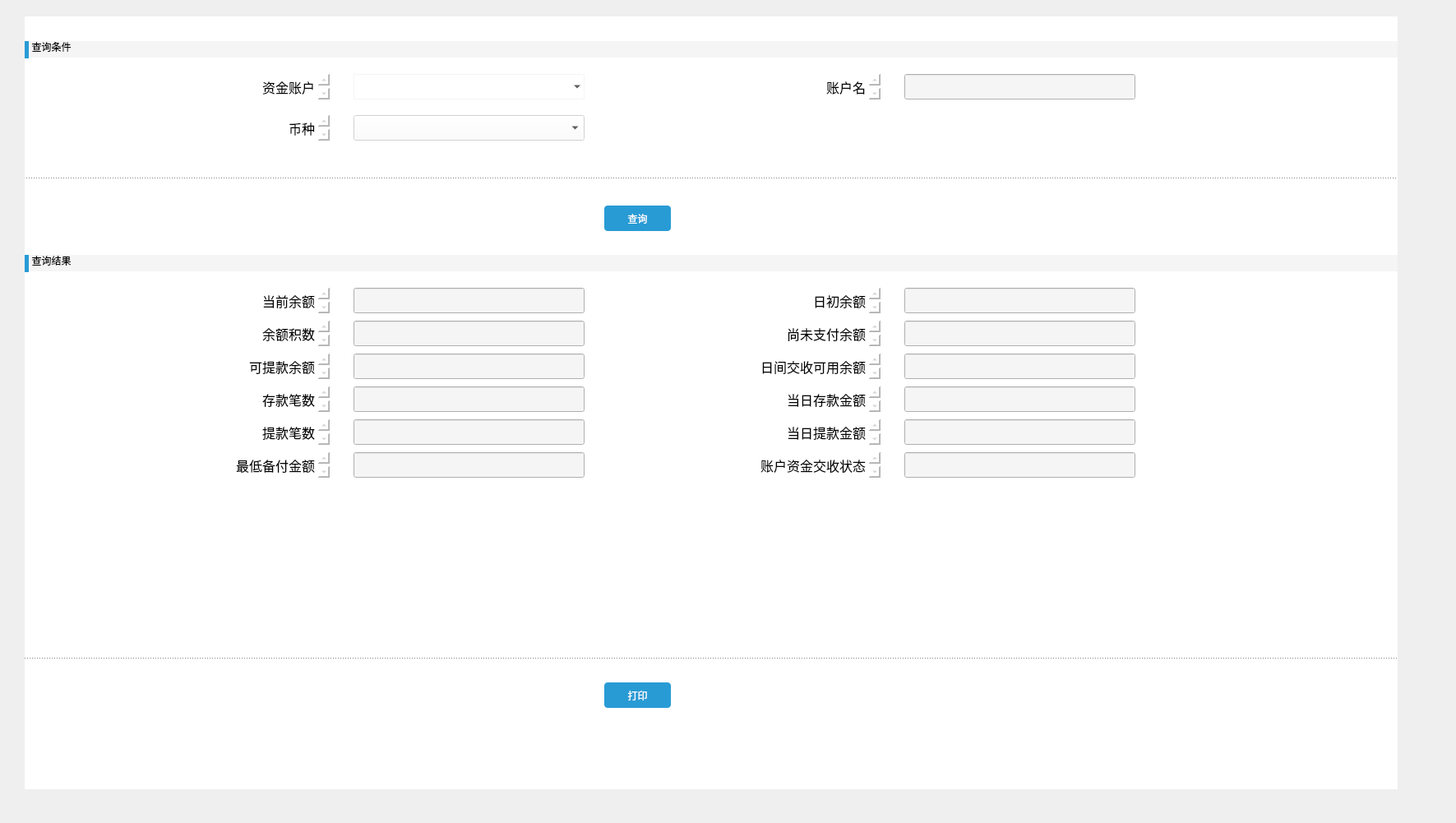
   <widget class="QWidget" name="widget_3" native="true">
    <property name="geometry">
     <rect>
      <x>150</x>
      <y>0</y>
      <width>1771</width>
      <height>1001</height>
     </rect>
    </property>
    <widget class="QWidget" name="widget_4" native="true">
     <property name="geometry">
      <rect>
       <x>30</x>
       <y>20</y>
       <width>1670</width>
       <height>940</height>
      </rect>
     </property>
     <property name="styleSheet">
      <string notr="true">background-color: rgb(255, 255, 255);</string>
     </property>
     <widget class="QLineEdit" name="lineEdit_5">
      <property name="enabled">
       <bool>false</bool>
      </property>
      <property name="geometry">
       <rect>
        <x>0</x>
        <y>30</y>
        <width>1721</width>
        <height>20</height>
       </rect>
      </property>
      <property name="autoFillBackground">
       <bool>false</bool>
      </property>
      <property name="styleSheet">
       <string notr="true">background-color:rgb(245,245,245); 
color:rgb(0, 0, 0);</string>
      </property>
      <property name="text">
       <string>  查询条件</string>
      </property>
      <property name="frame">
       <bool>false</bool>
      </property>
     </widget>
     <widget class="QTextEdit" name="textEdit">
      <property name="enabled">
       <bool>false</bool>
      </property>
      <property name="geometry">
       <rect>
        <x>240</x>
        <y>70</y>
        <width>131</width>
        <height>31</height>
       </rect>
      </property>
      <property name="styleSheet">
       <string notr="true">color: rgb(0, 0, 0)</string>
      </property>
      <property name="frameShape">
       <enum>QFrame::NoFrame</enum>
      </property>
      <property name="html">
       <string>&lt;!DOCTYPE HTML PUBLIC &quot;-//W3C//DTD HTML 4.0//EN&quot; &quot;http://www.w3.org/TR/REC-html40/strict.dtd&quot;&gt;
&lt;html&gt;&lt;head&gt;&lt;meta name=&quot;qrichtext&quot; content=&quot;1&quot; /&gt;&lt;meta charset=&quot;utf-8&quot; /&gt;&lt;style type=&quot;text/css&quot;&gt;
p, li { white-space: pre-wrap; }
hr { height: 1px; border-width: 0; }
li.unchecked::marker { content: &quot;\2610&quot;; }
li.checked::marker { content: &quot;\2612&quot;; }
&lt;/style&gt;&lt;/head&gt;&lt;body style=&quot; font-family:'Microsoft YaHei UI'; font-size:9pt; font-weight:400; font-style:normal;&quot;&gt;
&lt;p align=&quot;right&quot; style=&quot; margin-top:0px; margin-bottom:0px; margin-left:0px; margin-right:0px; -qt-block-indent:0; text-indent:0px;&quot;&gt;&lt;span style=&quot; font-family:'SimSun'; font-size:12pt;&quot;&gt;资金账户&lt;/span&gt;&lt;/p&gt;&lt;/body&gt;&lt;/html&gt;</string>
      </property>
     </widget>
     <widget class="QComboBox" name="comboBox">
      <property name="geometry">
       <rect>
        <x>400</x>
        <y>70</y>
        <width>281</width>
        <height>31</height>
       </rect>
      </property>
      <property name="styleSheet">
       <string notr="true">border: 1px solid rgb(245,245,245);
background: transparent;</string>
      </property>
      <property name="editable">
       <bool>false</bool>
      </property>
      <property name="frame">
       <bool>true</bool>
      </property>
     </widget>
     <widget class="QTextEdit" name="textEdit_2">
      <property name="enabled">
       <bool>false</bool>
      </property>
      <property name="geometry">
       <rect>
        <x>240</x>
        <y>120</y>
        <width>131</width>
        <height>31</height>
       </rect>
      </property>
      <property name="styleSheet">
       <string notr="true">color: rgb(0, 0, 0)</string>
      </property>
      <property name="frameShape">
       <enum>QFrame::NoFrame</enum>
      </property>
      <property name="html">
       <string>&lt;!DOCTYPE HTML PUBLIC &quot;-//W3C//DTD HTML 4.0//EN&quot; &quot;http://www.w3.org/TR/REC-html40/strict.dtd&quot;&gt;
&lt;html&gt;&lt;head&gt;&lt;meta name=&quot;qrichtext&quot; content=&quot;1&quot; /&gt;&lt;meta charset=&quot;utf-8&quot; /&gt;&lt;style type=&quot;text/css&quot;&gt;
p, li { white-space: pre-wrap; }
hr { height: 1px; border-width: 0; }
li.unchecked::marker { content: &quot;\2610&quot;; }
li.checked::marker { content: &quot;\2612&quot;; }
&lt;/style&gt;&lt;/head&gt;&lt;body style=&quot; font-family:'Microsoft YaHei UI'; font-size:9pt; font-weight:400; font-style:normal;&quot;&gt;
&lt;p align=&quot;right&quot; style=&quot; margin-top:0px; margin-bottom:0px; margin-left:0px; margin-right:0px; -qt-block-indent:0; text-indent:0px;&quot;&gt;&lt;span style=&quot; font-family:'SimSun'; font-size:12pt;&quot;&gt;币种&lt;/span&gt;&lt;/p&gt;&lt;/body&gt;&lt;/html&gt;</string>
      </property>
     </widget>
     <widget class="QComboBox" name="comboBox_2">
      <property name="enabled">
       <bool>false</bool>
      </property>
      <property name="geometry">
       <rect>
        <x>400</x>
        <y>120</y>
        <width>281</width>
        <height>31</height>
       </rect>
      </property>
      <property name="styleSheet">
       <string>color: rgb(0, 0, 0);</string>
      </property>
     </widget>
     <widget class="QTextEdit" name="textEdit_3">
      <property name="enabled">
       <bool>false</bool>
      </property>
      <property name="geometry">
       <rect>
        <x>960</x>
        <y>70</y>
        <width>81</width>
        <height>31</height>
       </rect>
      </property>
      <property name="styleSheet">
       <string notr="true">color: rgb(0, 0, 0)</string>
      </property>
      <property name="frameShape">
       <enum>QFrame::NoFrame</enum>
      </property>
      <property name="html">
       <string>&lt;!DOCTYPE HTML PUBLIC &quot;-//W3C//DTD HTML 4.0//EN&quot; &quot;http://www.w3.org/TR/REC-html40/strict.dtd&quot;&gt;
&lt;html&gt;&lt;head&gt;&lt;meta name=&quot;qrichtext&quot; content=&quot;1&quot; /&gt;&lt;meta charset=&quot;utf-8&quot; /&gt;&lt;style type=&quot;text/css&quot;&gt;
p, li { white-space: pre-wrap; }
hr { height: 1px; border-width: 0; }
li.unchecked::marker { content: &quot;\2610&quot;; }
li.checked::marker { content: &quot;\2612&quot;; }
&lt;/style&gt;&lt;/head&gt;&lt;body style=&quot; font-family:'Microsoft YaHei UI'; font-size:9pt; font-weight:400; font-style:normal;&quot;&gt;
&lt;p align=&quot;right&quot; style=&quot; margin-top:0px; margin-bottom:0px; margin-left:0px; margin-right:0px; -qt-block-indent:0; text-indent:0px;&quot;&gt;&lt;span style=&quot; font-family:'SimSun'; font-size:12pt;&quot;&gt;账户名称&lt;/span&gt;&lt;/p&gt;&lt;/body&gt;&lt;/html&gt;</string>
      </property>
     </widget>
     <widget class="Line" name="line">
      <property name="geometry">
       <rect>
        <x>-10</x>
        <y>196</y>
        <width>1741</width>
        <height>5</height>
       </rect>
      </property>
      <property name="styleSheet">
       <string notr="true">border-top: 1px dashed #000;</string>
      </property>
      <property name="lineWidth">
       <number>0</number>
      </property>
      <property name="orientation">
       <enum>Qt::Horizontal</enum>
      </property>
     </widget>
     <widget class="QLineEdit" name="lineEdit_6">
      <property name="enabled">
       <bool>false</bool>
      </property>
      <property name="geometry">
       <rect>
        <x>0</x>
        <y>290</y>
        <width>1721</width>
        <height>20</height>
       </rect>
      </property>
      <property name="autoFillBackground">
       <bool>false</bool>
      </property>
      <property name="styleSheet">
       <string notr="true">background-color:rgb(245,245,245);
color:rgb(0, 0, 0);</string>
      </property>
      <property name="text">
       <string>  查询结果</string>
      </property>
      <property name="frame">
       <bool>false</bool>
      </property>
     </widget>
     <widget class="QPushButton" name="pushButton_5">
      <property name="geometry">
       <rect>
        <x>700</x>
        <y>220</y>
        <width>91</width>
        <height>51</height>
       </rect>
      </property>
      <property name="styleSheet">
       <string notr="true">margin: 10px 5px;
  background-color: #289bd5;
  color: #fff;
  border-radius: 4px;
  padding: 5px 10px;
  border: none;</string>
      </property>
      <property name="text">
       <string>查询</string>
      </property>
     </widget>
     <widget class="QTextEdit" name="textEdit_4">
      <property name="enabled">
       <bool>false</bool>
      </property>
      <property name="geometry">
       <rect>
        <x>240</x>
        <y>330</y>
        <width>131</width>
        <height>31</height>
       </rect>
      </property>
      <property name="styleSheet">
       <string notr="true">color: rgb(0, 0, 0);</string>
      </property>
      <property name="frameShape">
       <enum>QFrame::NoFrame</enum>
      </property>
      <property name="html">
       <string>&lt;!DOCTYPE HTML PUBLIC &quot;-//W3C//DTD HTML 4.0//EN&quot; &quot;http://www.w3.org/TR/REC-html40/strict.dtd&quot;&gt;
&lt;html&gt;&lt;head&gt;&lt;meta name=&quot;qrichtext&quot; content=&quot;1&quot; /&gt;&lt;meta charset=&quot;utf-8&quot; /&gt;&lt;style type=&quot;text/css&quot;&gt;
p, li { white-space: pre-wrap; }
hr { height: 1px; border-width: 0; }
li.unchecked::marker { content: &quot;\2610&quot;; }
li.checked::marker { content: &quot;\2612&quot;; }
&lt;/style&gt;&lt;/head&gt;&lt;body style=&quot; font-family:'Microsoft YaHei UI'; font-size:9pt; font-weight:400; font-style:normal;&quot;&gt;
&lt;p align=&quot;right&quot; style=&quot; margin-top:0px; margin-bottom:0px; margin-left:0px; margin-right:0px; -qt-block-indent:0; text-indent:0px;&quot;&gt;&lt;span style=&quot; font-family:'SimSun'; font-size:12pt;&quot;&gt;当前余额&lt;/span&gt;&lt;/p&gt;&lt;/body&gt;&lt;/html&gt;</string>
      </property>
     </widget>
     <widget class="QTextEdit" name="textEdit_5">
      <property name="enabled">
       <bool>false</bool>
      </property>
      <property name="geometry">
       <rect>
        <x>240</x>
        <y>410</y>
        <width>131</width>
        <height>31</height>
       </rect>
      </property>
      <property name="styleSheet">
       <string notr="true">color: rgb(0, 0, 0);</string>
      </property>
      <property name="frameShape">
       <enum>QFrame::NoFrame</enum>
      </property>
      <property name="html">
       <string>&lt;!DOCTYPE HTML PUBLIC &quot;-//W3C//DTD HTML 4.0//EN&quot; &quot;http://www.w3.org/TR/REC-html40/strict.dtd&quot;&gt;
&lt;html&gt;&lt;head&gt;&lt;meta name=&quot;qrichtext&quot; content=&quot;1&quot; /&gt;&lt;meta charset=&quot;utf-8&quot; /&gt;&lt;style type=&quot;text/css&quot;&gt;
p, li { white-space: pre-wrap; }
hr { height: 1px; border-width: 0; }
li.unchecked::marker { content: &quot;\2610&quot;; }
li.checked::marker { content: &quot;\2612&quot;; }
&lt;/style&gt;&lt;/head&gt;&lt;body style=&quot; font-family:'Microsoft YaHei UI'; font-size:9pt; font-weight:400; font-style:normal;&quot;&gt;
&lt;p align=&quot;right&quot; style=&quot; margin-top:0px; margin-bottom:0px; margin-left:0px; margin-right:0px; -qt-block-indent:0; text-indent:0px;&quot;&gt;&lt;span style=&quot; font-family:'SimSun'; font-size:12pt;&quot;&gt;可提款余额&lt;/span&gt;&lt;/p&gt;&lt;/body&gt;&lt;/html&gt;</string>
      </property>
     </widget>
     <widget class="QTextEdit" name="textEdit_6">
      <property name="enabled">
       <bool>false</bool>
      </property>
      <property name="geometry">
       <rect>
        <x>240</x>
        <y>370</y>
        <width>131</width>
        <height>31</height>
       </rect>
      </property>
      <property name="styleSheet">
       <string notr="true">color: rgb(0, 0, 0);</string>
      </property>
      <property name="frameShape">
       <enum>QFrame::NoFrame</enum>
      </property>
      <property name="html">
       <string>&lt;!DOCTYPE HTML PUBLIC &quot;-//W3C//DTD HTML 4.0//EN&quot; &quot;http://www.w3.org/TR/REC-html40/strict.dtd&quot;&gt;
&lt;html&gt;&lt;head&gt;&lt;meta name=&quot;qrichtext&quot; content=&quot;1&quot; /&gt;&lt;meta charset=&quot;utf-8&quot; /&gt;&lt;style type=&quot;text/css&quot;&gt;
p, li { white-space: pre-wrap; }
hr { height: 1px; border-width: 0; }
li.unchecked::marker { content: &quot;\2610&quot;; }
li.checked::marker { content: &quot;\2612&quot;; }
&lt;/style&gt;&lt;/head&gt;&lt;body style=&quot; font-family:'Microsoft YaHei UI'; font-size:9pt; font-weight:400; font-style:normal;&quot;&gt;
&lt;p align=&quot;right&quot; style=&quot; margin-top:0px; margin-bottom:0px; margin-left:0px; margin-right:0px; -qt-block-indent:0; text-indent:0px;&quot;&gt;&lt;span style=&quot; font-family:'SimSun'; font-size:12pt;&quot;&gt;余额积数&lt;/span&gt;&lt;/p&gt;&lt;/body&gt;&lt;/html&gt;</string>
      </property>
     </widget>
     <widget class="QTextEdit" name="textEdit_7">
      <property name="enabled">
       <bool>false</bool>
      </property>
      <property name="geometry">
       <rect>
        <x>240</x>
        <y>490</y>
        <width>131</width>
        <height>31</height>
       </rect>
      </property>
      <property name="styleSheet">
       <string notr="true">color: rgb(0, 0, 0);</string>
      </property>
      <property name="frameShape">
       <enum>QFrame::NoFrame</enum>
      </property>
      <property name="html">
       <string>&lt;!DOCTYPE HTML PUBLIC &quot;-//W3C//DTD HTML 4.0//EN&quot; &quot;http://www.w3.org/TR/REC-html40/strict.dtd&quot;&gt;
&lt;html&gt;&lt;head&gt;&lt;meta name=&quot;qrichtext&quot; content=&quot;1&quot; /&gt;&lt;meta charset=&quot;utf-8&quot; /&gt;&lt;style type=&quot;text/css&quot;&gt;
p, li { white-space: pre-wrap; }
hr { height: 1px; border-width: 0; }
li.unchecked::marker { content: &quot;\2610&quot;; }
li.checked::marker { content: &quot;\2612&quot;; }
&lt;/style&gt;&lt;/head&gt;&lt;body style=&quot; font-family:'Microsoft YaHei UI'; font-size:9pt; font-weight:400; font-style:normal;&quot;&gt;
&lt;p align=&quot;right&quot; style=&quot; margin-top:0px; margin-bottom:0px; margin-left:0px; margin-right:0px; -qt-block-indent:0; text-indent:0px;&quot;&gt;&lt;span style=&quot; font-family:'SimSun'; font-size:12pt;&quot;&gt;提款笔数&lt;/span&gt;&lt;/p&gt;&lt;/body&gt;&lt;/html&gt;</string>
      </property>
     </widget>
     <widget class="QTextEdit" name="textEdit_8">
      <property name="enabled">
       <bool>false</bool>
      </property>
      <property name="geometry">
       <rect>
        <x>240</x>
        <y>530</y>
        <width>131</width>
        <height>31</height>
       </rect>
      </property>
      <property name="styleSheet">
       <string notr="true">color: rgb(0, 0, 0);</string>
      </property>
      <property name="frameShape">
       <enum>QFrame::NoFrame</enum>
      </property>
      <property name="html">
       <string>&lt;!DOCTYPE HTML PUBLIC &quot;-//W3C//DTD HTML 4.0//EN&quot; &quot;http://www.w3.org/TR/REC-html40/strict.dtd&quot;&gt;
&lt;html&gt;&lt;head&gt;&lt;meta name=&quot;qrichtext&quot; content=&quot;1&quot; /&gt;&lt;meta charset=&quot;utf-8&quot; /&gt;&lt;style type=&quot;text/css&quot;&gt;
p, li { white-space: pre-wrap; }
hr { height: 1px; border-width: 0; }
li.unchecked::marker { content: &quot;\2610&quot;; }
li.checked::marker { content: &quot;\2612&quot;; }
&lt;/style&gt;&lt;/head&gt;&lt;body style=&quot; font-family:'Microsoft YaHei UI'; font-size:9pt; font-weight:400; font-style:normal;&quot;&gt;
&lt;p align=&quot;right&quot; style=&quot; margin-top:0px; margin-bottom:0px; margin-left:0px; margin-right:0px; -qt-block-indent:0; text-indent:0px;&quot;&gt;&lt;span style=&quot; font-family:'SimSun'; font-size:12pt;&quot;&gt;最低备付金额&lt;/span&gt;&lt;/p&gt;&lt;/body&gt;&lt;/html&gt;</string>
      </property>
     </widget>
     <widget class="QTextEdit" name="textEdit_9">
      <property name="enabled">
       <bool>false</bool>
      </property>
      <property name="geometry">
       <rect>
        <x>240</x>
        <y>450</y>
        <width>131</width>
        <height>31</height>
       </rect>
      </property>
      <property name="styleSheet">
       <string notr="true">color: rgb(0, 0, 0);</string>
      </property>
      <property name="frameShape">
       <enum>QFrame::NoFrame</enum>
      </property>
      <property name="html">
       <string>&lt;!DOCTYPE HTML PUBLIC &quot;-//W3C//DTD HTML 4.0//EN&quot; &quot;http://www.w3.org/TR/REC-html40/strict.dtd&quot;&gt;
&lt;html&gt;&lt;head&gt;&lt;meta name=&quot;qrichtext&quot; content=&quot;1&quot; /&gt;&lt;meta charset=&quot;utf-8&quot; /&gt;&lt;style type=&quot;text/css&quot;&gt;
p, li { white-space: pre-wrap; }
hr { height: 1px; border-width: 0; }
li.unchecked::marker { content: &quot;\2610&quot;; }
li.checked::marker { content: &quot;\2612&quot;; }
&lt;/style&gt;&lt;/head&gt;&lt;body style=&quot; font-family:'Microsoft YaHei UI'; font-size:9pt; font-weight:400; font-style:normal;&quot;&gt;
&lt;p align=&quot;right&quot; style=&quot; margin-top:0px; margin-bottom:0px; margin-left:0px; margin-right:0px; -qt-block-indent:0; text-indent:0px;&quot;&gt;&lt;span style=&quot; font-family:'SimSun'; font-size:12pt;&quot;&gt;存款笔数&lt;/span&gt;&lt;/p&gt;&lt;/body&gt;&lt;/html&gt;</string>
      </property>
     </widget>
     <widget class="QLineEdit" name="lineEdit_7">
      <property name="enabled">
       <bool>false</bool>
      </property>
      <property name="geometry">
       <rect>
        <x>1070</x>
        <y>70</y>
        <width>281</width>
        <height>31</height>
       </rect>
      </property>
      <property name="styleSheet">
       <string notr="true">background-color:rgb(245,245,245)</string>
      </property>
     </widget>
     <widget class="QLineEdit" name="lineEdit_8">
      <property name="enabled">
       <bool>false</bool>
      </property>
      <property name="geometry">
       <rect>
        <x>400</x>
        <y>330</y>
        <width>281</width>
        <height>31</height>
       </rect>
      </property>
      <property name="styleSheet">
       <string notr="true">background-color:rgb(245,245,245)</string>
      </property>
     </widget>
     <widget class="QLineEdit" name="lineEdit_9">
      <property name="enabled">
       <bool>false</bool>
      </property>
      <property name="geometry">
       <rect>
        <x>400</x>
        <y>370</y>
        <width>281</width>
        <height>31</height>
       </rect>
      </property>
      <property name="styleSheet">
       <string notr="true">background-color:rgb(245,245,245)</string>
      </property>
     </widget>
     <widget class="QLineEdit" name="lineEdit_10">
      <property name="enabled">
       <bool>false</bool>
      </property>
      <property name="geometry">
       <rect>
        <x>400</x>
        <y>410</y>
        <width>281</width>
        <height>31</height>
       </rect>
      </property>
      <property name="styleSheet">
       <string notr="true">background-color:rgb(245,245,245)</string>
      </property>
     </widget>
     <widget class="QLineEdit" name="lineEdit_11">
      <property name="enabled">
       <bool>false</bool>
      </property>
      <property name="geometry">
       <rect>
        <x>400</x>
        <y>450</y>
        <width>281</width>
        <height>31</height>
       </rect>
      </property>
      <property name="styleSheet">
       <string notr="true">background-color:rgb(245,245,245)</string>
      </property>
     </widget>
     <widget class="QLineEdit" name="lineEdit_12">
      <property name="enabled">
       <bool>false</bool>
      </property>
      <property name="geometry">
       <rect>
        <x>400</x>
        <y>490</y>
        <width>281</width>
        <height>31</height>
       </rect>
      </property>
      <property name="styleSheet">
       <string notr="true">background-color:rgb(245,245,245)</string>
      </property>
     </widget>
     <widget class="QLineEdit" name="lineEdit_13">
      <property name="enabled">
       <bool>false</bool>
      </property>
      <property name="geometry">
       <rect>
        <x>400</x>
        <y>530</y>
        <width>281</width>
        <height>31</height>
       </rect>
      </property>
      <property name="styleSheet">
       <string notr="true">background-color:rgb(245,245,245)</string>
      </property>
     </widget>
     <widget class="QTextEdit" name="textEdit_10">
      <property name="enabled">
       <bool>false</bool>
      </property>
      <property name="geometry">
       <rect>
        <x>880</x>
        <y>330</y>
        <width>161</width>
        <height>31</height>
       </rect>
      </property>
      <property name="styleSheet">
       <string notr="true">color: rgb(0, 0, 0);</string>
      </property>
      <property name="frameShape">
       <enum>QFrame::NoFrame</enum>
      </property>
      <property name="html">
       <string>&lt;!DOCTYPE HTML PUBLIC &quot;-//W3C//DTD HTML 4.0//EN&quot; &quot;http://www.w3.org/TR/REC-html40/strict.dtd&quot;&gt;
&lt;html&gt;&lt;head&gt;&lt;meta name=&quot;qrichtext&quot; content=&quot;1&quot; /&gt;&lt;meta charset=&quot;utf-8&quot; /&gt;&lt;style type=&quot;text/css&quot;&gt;
p, li { white-space: pre-wrap; }
hr { height: 1px; border-width: 0; }
li.unchecked::marker { content: &quot;\2610&quot;; }
li.checked::marker { content: &quot;\2612&quot;; }
&lt;/style&gt;&lt;/head&gt;&lt;body style=&quot; font-family:'Microsoft YaHei UI'; font-size:9pt; font-weight:400; font-style:normal;&quot;&gt;
&lt;p align=&quot;right&quot; style=&quot; margin-top:0px; margin-bottom:0px; margin-left:0px; margin-right:0px; -qt-block-indent:0; text-indent:0px;&quot;&gt;&lt;span style=&quot; font-family:'SimSun'; font-size:12pt;&quot;&gt;日初余额&lt;/span&gt;&lt;/p&gt;&lt;/body&gt;&lt;/html&gt;</string>
      </property>
     </widget>
     <widget class="QTextEdit" name="textEdit_11">
      <property name="enabled">
       <bool>false</bool>
      </property>
      <property name="geometry">
       <rect>
        <x>880</x>
        <y>370</y>
        <width>161</width>
        <height>31</height>
       </rect>
      </property>
      <property name="styleSheet">
       <string notr="true">color: rgb(0, 0, 0);</string>
      </property>
      <property name="frameShape">
       <enum>QFrame::NoFrame</enum>
      </property>
      <property name="html">
       <string>&lt;!DOCTYPE HTML PUBLIC &quot;-//W3C//DTD HTML 4.0//EN&quot; &quot;http://www.w3.org/TR/REC-html40/strict.dtd&quot;&gt;
&lt;html&gt;&lt;head&gt;&lt;meta name=&quot;qrichtext&quot; content=&quot;1&quot; /&gt;&lt;meta charset=&quot;utf-8&quot; /&gt;&lt;style type=&quot;text/css&quot;&gt;
p, li { white-space: pre-wrap; }
hr { height: 1px; border-width: 0; }
li.unchecked::marker { content: &quot;\2610&quot;; }
li.checked::marker { content: &quot;\2612&quot;; }
&lt;/style&gt;&lt;/head&gt;&lt;body style=&quot; font-family:'Microsoft YaHei UI'; font-size:9pt; font-weight:400; font-style:normal;&quot;&gt;
&lt;p align=&quot;right&quot; style=&quot; margin-top:0px; margin-bottom:0px; margin-left:0px; margin-right:0px; -qt-block-indent:0; text-indent:0px;&quot;&gt;&lt;span style=&quot; font-family:'SimSun'; font-size:12pt;&quot;&gt;尚未支付余额&lt;/span&gt;&lt;/p&gt;&lt;/body&gt;&lt;/html&gt;</string>
      </property>
     </widget>
     <widget class="QTextEdit" name="textEdit_12">
      <property name="enabled">
       <bool>false</bool>
      </property>
      <property name="geometry">
       <rect>
        <x>880</x>
        <y>410</y>
        <width>161</width>
        <height>31</height>
       </rect>
      </property>
      <property name="styleSheet">
       <string notr="true">color: rgb(0, 0, 0);</string>
      </property>
      <property name="frameShape">
       <enum>QFrame::NoFrame</enum>
      </property>
      <property name="html">
       <string>&lt;!DOCTYPE HTML PUBLIC &quot;-//W3C//DTD HTML 4.0//EN&quot; &quot;http://www.w3.org/TR/REC-html40/strict.dtd&quot;&gt;
&lt;html&gt;&lt;head&gt;&lt;meta name=&quot;qrichtext&quot; content=&quot;1&quot; /&gt;&lt;meta charset=&quot;utf-8&quot; /&gt;&lt;style type=&quot;text/css&quot;&gt;
p, li { white-space: pre-wrap; }
hr { height: 1px; border-width: 0; }
li.unchecked::marker { content: &quot;\2610&quot;; }
li.checked::marker { content: &quot;\2612&quot;; }
&lt;/style&gt;&lt;/head&gt;&lt;body style=&quot; font-family:'Microsoft YaHei UI'; font-size:9pt; font-weight:400; font-style:normal;&quot;&gt;
&lt;p align=&quot;right&quot; style=&quot; margin-top:0px; margin-bottom:0px; margin-left:0px; margin-right:0px; -qt-block-indent:0; text-indent:0px;&quot;&gt;&lt;span style=&quot; font-family:'SimSun'; font-size:12pt;&quot;&gt;日间交收可用余额&lt;/span&gt;&lt;/p&gt;&lt;/body&gt;&lt;/html&gt;</string>
      </property>
     </widget>
     <widget class="QTextEdit" name="textEdit_13">
      <property name="enabled">
       <bool>false</bool>
      </property>
      <property name="geometry">
       <rect>
        <x>880</x>
        <y>450</y>
        <width>161</width>
        <height>31</height>
       </rect>
      </property>
      <property name="styleSheet">
       <string notr="true">color: rgb(0, 0, 0);</string>
      </property>
      <property name="frameShape">
       <enum>QFrame::NoFrame</enum>
      </property>
      <property name="html">
       <string>&lt;!DOCTYPE HTML PUBLIC &quot;-//W3C//DTD HTML 4.0//EN&quot; &quot;http://www.w3.org/TR/REC-html40/strict.dtd&quot;&gt;
&lt;html&gt;&lt;head&gt;&lt;meta name=&quot;qrichtext&quot; content=&quot;1&quot; /&gt;&lt;meta charset=&quot;utf-8&quot; /&gt;&lt;style type=&quot;text/css&quot;&gt;
p, li { white-space: pre-wrap; }
hr { height: 1px; border-width: 0; }
li.unchecked::marker { content: &quot;\2610&quot;; }
li.checked::marker { content: &quot;\2612&quot;; }
&lt;/style&gt;&lt;/head&gt;&lt;body style=&quot; font-family:'Microsoft YaHei UI'; font-size:9pt; font-weight:400; font-style:normal;&quot;&gt;
&lt;p align=&quot;right&quot; style=&quot; margin-top:0px; margin-bottom:0px; margin-left:0px; margin-right:0px; -qt-block-indent:0; text-indent:0px;&quot;&gt;&lt;span style=&quot; font-family:'SimSun'; font-size:12pt;&quot;&gt;当日存款金额&lt;/span&gt;&lt;/p&gt;&lt;/body&gt;&lt;/html&gt;</string>
      </property>
     </widget>
     <widget class="QTextEdit" name="textEdit_14">
      <property name="enabled">
       <bool>false</bool>
      </property>
      <property name="geometry">
       <rect>
        <x>880</x>
        <y>490</y>
        <width>161</width>
        <height>31</height>
       </rect>
      </property>
      <property name="styleSheet">
       <string notr="true">color: rgb(0, 0, 0);</string>
      </property>
      <property name="frameShape">
       <enum>QFrame::NoFrame</enum>
      </property>
      <property name="html">
       <string>&lt;!DOCTYPE HTML PUBLIC &quot;-//W3C//DTD HTML 4.0//EN&quot; &quot;http://www.w3.org/TR/REC-html40/strict.dtd&quot;&gt;
&lt;html&gt;&lt;head&gt;&lt;meta name=&quot;qrichtext&quot; content=&quot;1&quot; /&gt;&lt;meta charset=&quot;utf-8&quot; /&gt;&lt;style type=&quot;text/css&quot;&gt;
p, li { white-space: pre-wrap; }
hr { height: 1px; border-width: 0; }
li.unchecked::marker { content: &quot;\2610&quot;; }
li.checked::marker { content: &quot;\2612&quot;; }
&lt;/style&gt;&lt;/head&gt;&lt;body style=&quot; font-family:'Microsoft YaHei UI'; font-size:9pt; font-weight:400; font-style:normal;&quot;&gt;
&lt;p align=&quot;right&quot; style=&quot; margin-top:0px; margin-bottom:0px; margin-left:0px; margin-right:0px; -qt-block-indent:0; text-indent:0px;&quot;&gt;&lt;span style=&quot; font-family:'SimSun'; font-size:12pt;&quot;&gt;当日提款金额&lt;/span&gt;&lt;/p&gt;&lt;/body&gt;&lt;/html&gt;</string>
      </property>
     </widget>
     <widget class="QTextEdit" name="textEdit_15">
      <property name="enabled">
       <bool>false</bool>
      </property>
      <property name="geometry">
       <rect>
        <x>880</x>
        <y>530</y>
        <width>161</width>
        <height>31</height>
       </rect>
      </property>
      <property name="styleSheet">
       <string notr="true">color: rgb(0, 0, 0);</string>
      </property>
      <property name="frameShape">
       <enum>QFrame::NoFrame</enum>
      </property>
      <property name="html">
       <string>&lt;!DOCTYPE HTML PUBLIC &quot;-//W3C//DTD HTML 4.0//EN&quot; &quot;http://www.w3.org/TR/REC-html40/strict.dtd&quot;&gt;
&lt;html&gt;&lt;head&gt;&lt;meta name=&quot;qrichtext&quot; content=&quot;1&quot; /&gt;&lt;meta charset=&quot;utf-8&quot; /&gt;&lt;style type=&quot;text/css&quot;&gt;
p, li { white-space: pre-wrap; }
hr { height: 1px; border-width: 0; }
li.unchecked::marker { content: &quot;\2610&quot;; }
li.checked::marker { content: &quot;\2612&quot;; }
&lt;/style&gt;&lt;/head&gt;&lt;body style=&quot; font-family:'Microsoft YaHei UI'; font-size:9pt; font-weight:400; font-style:normal;&quot;&gt;
&lt;p align=&quot;right&quot; style=&quot; margin-top:0px; margin-bottom:0px; margin-left:0px; margin-right:0px; -qt-block-indent:0; text-indent:0px;&quot;&gt;&lt;span style=&quot; font-family:'SimSun'; font-size:12pt;&quot;&gt;账户资金交收状态&lt;/span&gt;&lt;/p&gt;&lt;/body&gt;&lt;/html&gt;</string>
      </property>
     </widget>
     <widget class="QLineEdit" name="lineEdit_14">
      <property name="enabled">
       <bool>false</bool>
      </property>
      <property name="geometry">
       <rect>
        <x>1070</x>
        <y>330</y>
        <width>281</width>
        <height>31</height>
       </rect>
      </property>
      <property name="styleSheet">
       <string notr="true">background-color:rgb(245,245,245)</string>
      </property>
     </widget>
     <widget class="QLineEdit" name="lineEdit_15">
      <property name="enabled">
       <bool>false</bool>
      </property>
      <property name="geometry">
       <rect>
        <x>1070</x>
        <y>370</y>
        <width>281</width>
        <height>31</height>
       </rect>
      </property>
      <property name="styleSheet">
       <string notr="true">background-color:rgb(245,245,245)</string>
      </property>
     </widget>
     <widget class="QLineEdit" name="lineEdit_16">
      <property name="enabled">
       <bool>false</bool>
      </property>
      <property name="geometry">
       <rect>
        <x>1070</x>
        <y>410</y>
        <width>281</width>
        <height>31</height>
       </rect>
      </property>
      <property name="styleSheet">
       <string notr="true">background-color:rgb(245,245,245)</string>
      </property>
     </widget>
     <widget class="QLineEdit" name="lineEdit_17">
      <property name="enabled">
       <bool>false</bool>
      </property>
      <property name="geometry">
       <rect>
        <x>1070</x>
        <y>450</y>
        <width>281</width>
        <height>31</height>
       </rect>
      </property>
      <property name="styleSheet">
       <string notr="true">background-color:rgb(245,245,245)</string>
      </property>
     </widget>
     <widget class="QLineEdit" name="lineEdit_18">
      <property name="enabled">
       <bool>false</bool>
      </property>
      <property name="geometry">
       <rect>
        <x>1070</x>
        <y>490</y>
        <width>281</width>
        <height>31</height>
       </rect>
      </property>
      <property name="styleSheet">
       <string notr="true">background-color:rgb(245,245,245)</string>
      </property>
     </widget>
     <widget class="QLineEdit" name="lineEdit_19">
      <property name="enabled">
       <bool>false</bool>
      </property>
      <property name="geometry">
       <rect>
        <x>1070</x>
        <y>530</y>
        <width>281</width>
        <height>31</height>
       </rect>
      </property>
      <property name="styleSheet">
       <string notr="true">background-color:rgb(245,245,245)</string>
      </property>
     </widget>
     <widget class="Line" name="line_2">
      <property name="geometry">
       <rect>
        <x>0</x>
        <y>780</y>
        <width>1741</width>
        <height>5</height>
       </rect>
      </property>
      <property name="styleSheet">
       <string notr="true">border-top: 1px dashed #000;</string>
      </property>
      <property name="lineWidth">
       <number>0</number>
      </property>
      <property name="orientation">
       <enum>Qt::Horizontal</enum>
      </property>
     </widget>
     <widget class="QPushButton" name="pushButton_6">
      <property name="geometry">
       <rect>
        <x>700</x>
        <y>800</y>
        <width>91</width>
        <height>51</height>
       </rect>
      </property>
      <property name="styleSheet">
       <string notr="true">margin: 10px 5px;
  background-color: #289bd5;
  color: #fff;
  border-radius: 4px;
  padding: 5px 10px;
  border: none;</string>
      </property>
      <property name="text">
       <string>打印</string>
      </property>
     </widget>
     <widget class="QLabel" name="label">
      <property name="enabled">
       <bool>false</bool>
      </property>
      <property name="geometry">
       <rect>
        <x>0</x>
        <y>30</y>
        <width>5</width>
        <height>21</height>
       </rect>
      </property>
      <property name="styleSheet">
       <string notr="true">background-color: rgb(40, 155, 213);</string>
      </property>
      <property name="text">
       <string/>
      </property>
     </widget>
     <widget class="QLabel" name="label_2">
      <property name="enabled">
       <bool>false</bool>
      </property>
      <property name="geometry">
       <rect>
        <x>0</x>
        <y>290</y>
        <width>5</width>
        <height>21</height>
       </rect>
      </property>
      <property name="styleSheet">
       <string notr="true">background-color: rgb(40, 155, 213);</string>
      </property>
      <property name="text">
       <string/>
      </property>
     </widget>
    </widget>
   </widget>
